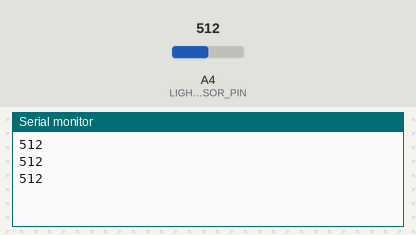
A sketch run on a simulated Arduino Uno, built with avr-gcc and run on an emulated ATmega328P. Shown: the last lines printed to the serial monitor. Inputs (shaded band) come from the test bench; at power-on: A4 (LIGHT_SENSOR_PIN) = 512.

Above: at 1.3 s.
1.4 s: A4 (LIGHT_SENSOR_PIN) set to 716
At 1.9 s:
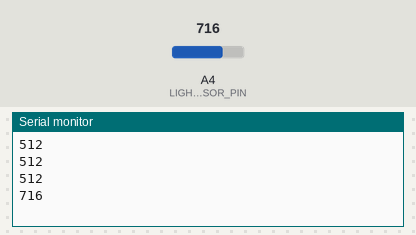
2.9 s: A4 (LIGHT_SENSOR_PIN) set to 900
At 3.4 s:
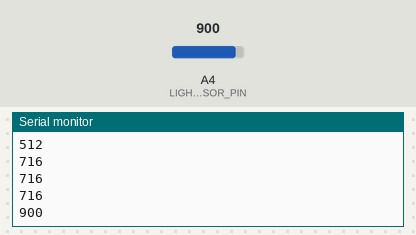
Timing chart, 0 to 5.9 s (numbered marks = the images above; inputs shaded):
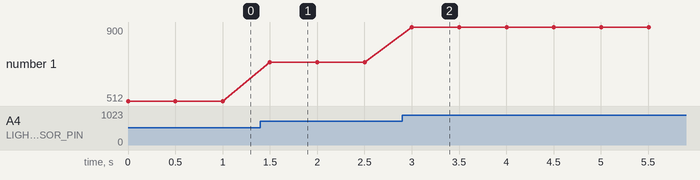

Measured:
- after the input at 1.4 s, the serial monitor: prints a new line after 0.10 s (image 1)
- after the input at 2.9 s, the serial monitor: prints a new line after 0.10 s (image 2)
- plotted number 1: 512 → 716 after the input at 1.4 s, 716 → 900 after the input at 2.9 s

The sketch:

sketch_mar27a.ino
```cpp
#define LIGHT_SENSOR_PIN A4

void setup() {
  Serial.begin(115200);
}

void loop() {
  int analogValue = analogRead(LIGHT_SENSOR_PIN);

  Serial.println(analogValue);

  delay(500);
}
```
